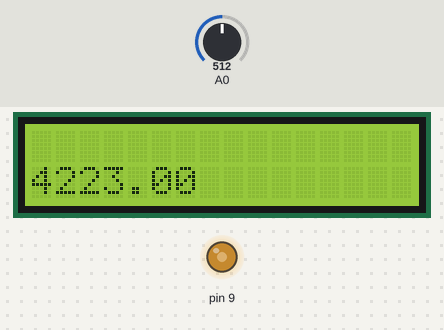
A sketch run on a simulated Arduino Uno, built with avr-gcc and run on an emulated ATmega328P. Parts: 16×2 character LCD, output pins drawn as LEDs (lit = HIGH). Inputs (shaded band) come from the test bench; at power-on: A0 = 512.

Above: at 1.2 s.
1.3 s: A0 set to 716
At 1.9 s:
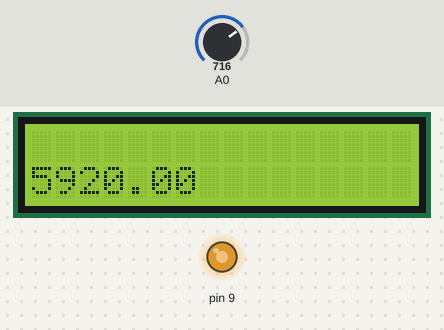
2.8 s: A0 set to 900
At 3.1 s:
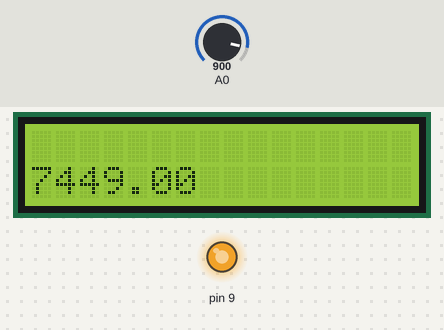
4.3 s: A0 set to 122
At 5.5 s:
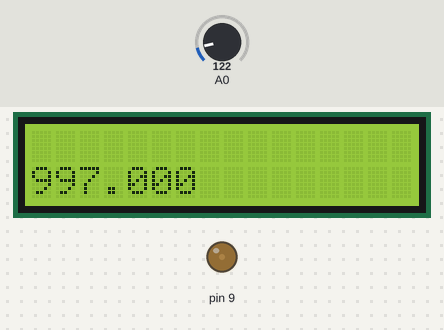
5.8 s: A0 set to 0
At 6.6 s:
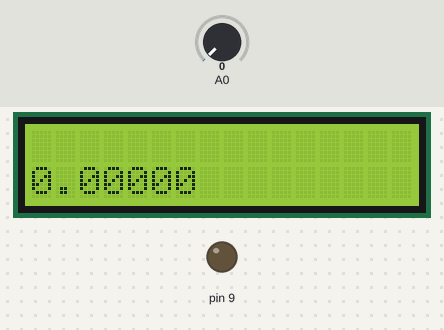
7.3 s: A0 set to 511
At 7.7 s:
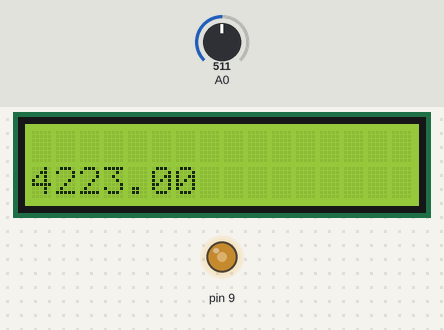
Timing chart, 0 to 9.8 s (numbered marks = the images above; inputs shaded):
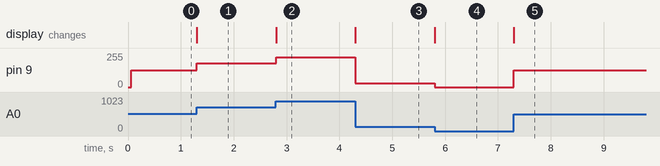

Measured:
- after the input at 1.3 s, pin 9: 127/255 → 178/255 at once; the display: changes at once (image 1)
- after the input at 2.8 s, pin 9: 178/255 → 224/255 at once; the display: changes at once (image 2)
- after the input at 4.3 s, pin 9: 224/255 → 30/255 at once; the display: changes at once (image 3)
- after the input at 5.8 s, pin 9: 30/255 → 0/255 at once; the display: changes at once (image 4)
- after the input at 7.3 s, pin 9: 0/255 → 127/255 at once; the display: changes at once (image 5)

The sketch:

super_bigery1.ino
```cpp
#include <LiquidCrystal.h>

int potenciometro = 0;
double rpm = 0;
LiquidCrystal lcd(12, 11, 5, 4, 3, 2);

void setup() {
  pinMode(9, OUTPUT);
  pinMode(A0, INPUT);

  lcd.begin(16, 2);
}

void loop() {
  lcd.setCursor(0, 1);
  potenciometro = analogRead(A0);
  potenciometro = map(potenciometro,0,1023,0,255);
  analogWrite(9, potenciometro);
  rpm=map(potenciometro,0,255.0,0,8481.0);
  lcd.print(rpm);
}
 
```
